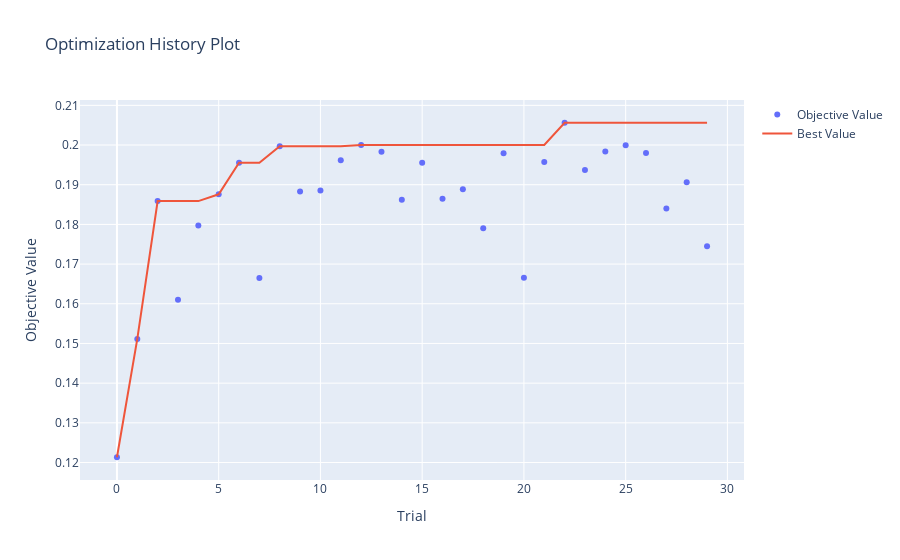

This figure's notebook cell:
### Code cell
optuna.visualization.plot_optimization_history(study_rf)

### Figure 1 — Plotly figure (JSON) as saved in the notebook; plotly's stock layout.template omitted (floating-point values rounded to 4 significant figures)
{"data": [{"mode": "markers", "name": "Objective Value", "type": "scatter", "x": [0, 1, 2, 3, 4, 5, 6, 7, 8, 9, 10, 11, 12, 13, 14, 15, 16, 17, 18, 19, 20, 21, 22, 23, 24, 25, 26, 27, 28, 29], "y": [0.1213, 0.1511, 0.1859, 0.161, 0.1797, 0.1876, 0.1955, 0.1665, 0.1997, 0.1883, 0.1885, 0.1962, 0.2, 0.1983, 0.1862, 0.1955, 0.1865, 0.1889, 0.1791, 0.1979, 0.1666, 0.1958, 0.2056, 0.1937, 0.1984, 0.1999, 0.198, 0.184, 0.1906, 0.1745]}, {"mode": "lines", "name": "Best Value", "type": "scatter", "x": [0, 1, 2, 3, 4, 5, 6, 7, 8, 9, 10, 11, 12, 13, 14, 15, 16, 17, 18, 19, 20, 21, 22, 23, 24, 25, 26, 27, 28, 29], "y": [0.1213, 0.1511, 0.1859, 0.1859, 0.1859, 0.1876, 0.1955, 0.1955, 0.1997, 0.1997, 0.1997, 0.1997, 0.2, 0.2, 0.2, 0.2, 0.2, 0.2, 0.2, 0.2, 0.2, 0.2, 0.2056, 0.2056, 0.2056, 0.2056, 0.2056, 0.2056, 0.2056, 0.2056]}, {"marker": {"color": "#cccccc"}, "mode": "markers", "name": "Infeasible Trial", "showlegend": false, "type": "scatter", "x": [], "y": []}], "layout": {"title": {"text": "Optimization History Plot"}, "xaxis": {"title": {"text": "Trial"}}, "yaxis": {"title": {"text": "Objective Value"}}}}
